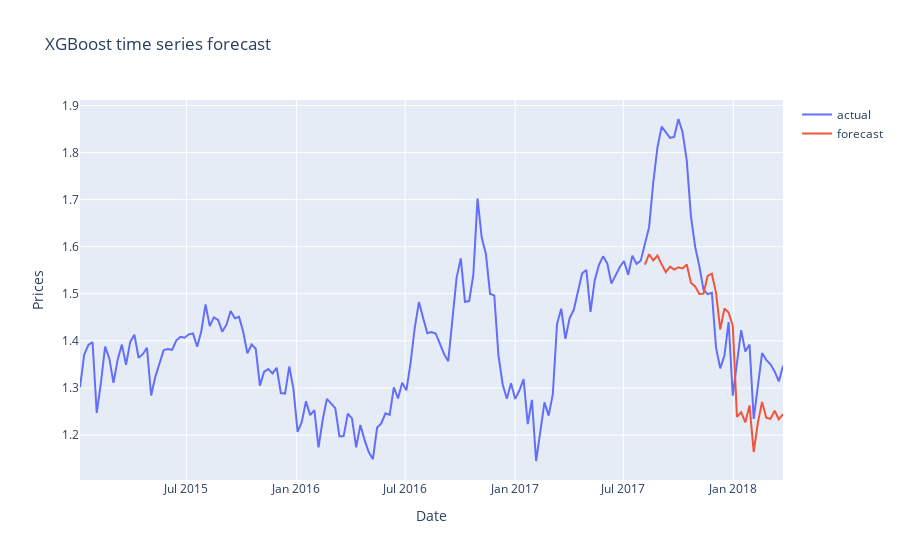

Notebook source saved alongside this figure:
### Code cell
reg = xgb.XGBRegressor(n_estimators=1000, learning_rate = 0.09, max_depth = 8)
reg.fit(X_train, y_train,
        eval_set=eval_set,
        early_stopping_rounds=50,
       verbose=False, )

data_test["averageprice_prediction"] = reg.predict(X_test)
data_all = pd.concat([data_test, data_train], sort = False)

scatter = go.Scatter(x = data.groupby('date').mean().index, y = data.groupby('date').mean().averageprice , name = 'actual')
scatter2 = go.Scatter(x = data_all.groupby('date').mean().index, y = data_all.groupby('date').mean().averageprice_prediction, name = 'forecast')

layout = go.Layout(title = 'XGBoost time series forecast', xaxis ={'title':'Date'}, yaxis = {'title':'Prices'})
figure = go.Figure(data = [scatter, scatter2], layout = layout)
iplot(figure)


mse = mean_squared_error(y_true=data_test['averageprice'], y_pred=data_test['averageprice_prediction'])
mae = mean_absolute_error(y_true=data_test['averageprice'], y_pred=data_test['averageprice_prediction'])

print("MAE:", mae, "MSE:",mse)

### Figure 1 — Plotly figure (JSON) as saved in the notebook; plotly's stock layout.template omitted (floating-point values rounded to 4 significant figures; data arrays with more than 128 entries replaced by an {"elided": "..."} marker saying what was removed)
{"data": [{"name": "actual", "type": "scatter", "x": {"elided": "169 str values"}, "y": {"elided": "169 float values"}}, {"name": "forecast", "type": "scatter", "x": {"elided": "169 str values"}, "y": {"elided": "169 float values"}}], "layout": {"title": {"text": "XGBoost time series forecast"}, "xaxis": {"title": {"text": "Date"}}, "yaxis": {"title": {"text": "Prices"}}}}
